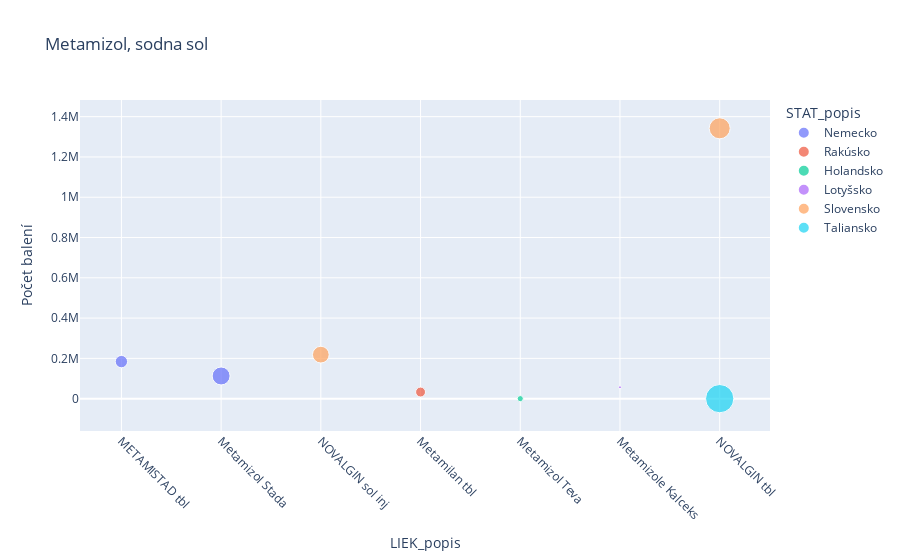

Notebook source saved alongside this figure:
### Code cell
fig = px.scatter(metamizol, x='LIEK_popis', y='Počet balení', size='Cena úhrada_PAC/bal', color='STAT_popis', title='Metamizol, sodna sol')
fig.update_xaxes(tickangle=45)
fig.show()

### Figure 1 — Plotly figure (JSON) as saved in the notebook; plotly's stock layout.template omitted (floating-point values rounded to 4 significant figures)
{"data": [{"hovertemplate": "STAT_popis=Nemecko<br>LIEK_popis=%{x}<br>Počet balení=%{y}<br>Cena úhrada_PAC/bal=%{marker.size}<extra></extra>", "legendgroup": "Nemecko", "marker": {"color": "#636efa", "size": [0.4043, 0.855, 0], "sizemode": "area", "sizeref": 0.0053, "symbol": "circle"}, "mode": "markers", "name": "Nemecko", "orientation": "v", "showlegend": true, "type": "scatter", "x": ["METAMISTAD tbl", "Metamizol Stada", "NOVALGIN sol inj"], "xaxis": "x", "y": [183800.0, 112600.0, 3], "yaxis": "y"}, {"hovertemplate": "STAT_popis=Rakúsko<br>LIEK_popis=%{x}<br>Počet balení=%{y}<br>Cena úhrada_PAC/bal=%{marker.size}<extra></extra>", "legendgroup": "Rakúsko", "marker": {"color": "#EF553B", "size": [0.2605], "sizemode": "area", "sizeref": 0.0053, "symbol": "circle"}, "mode": "markers", "name": "Rakúsko", "orientation": "v", "showlegend": true, "type": "scatter", "x": ["Metamilan tbl"], "xaxis": "x", "y": [32680.0], "yaxis": "y"}, {"hovertemplate": "STAT_popis=Holandsko<br>LIEK_popis=%{x}<br>Počet balení=%{y}<br>Cena úhrada_PAC/bal=%{marker.size}<extra></extra>", "legendgroup": "Holandsko", "marker": {"color": "#00cc96", "size": [0.1], "sizemode": "area", "sizeref": 0.0053, "symbol": "circle"}, "mode": "markers", "name": "Holandsko", "orientation": "v", "showlegend": true, "type": "scatter", "x": ["Metamizol Teva"], "xaxis": "x", "y": [1], "yaxis": "y"}, {"hovertemplate": "STAT_popis=Lotyšsko<br>LIEK_popis=%{x}<br>Počet balení=%{y}<br>Cena úhrada_PAC/bal=%{marker.size}<extra></extra>", "legendgroup": "Lotyšsko", "marker": {"color": "#ab63fa", "size": [0.02325], "sizemode": "area", "sizeref": 0.0053, "symbol": "circle"}, "mode": "markers", "name": "Lotyšsko", "orientation": "v", "showlegend": true, "type": "scatter", "x": ["Metamizole Kalceks"], "xaxis": "x", "y": [56520.0], "yaxis": "y"}, {"hovertemplate": "STAT_popis=Slovensko<br>LIEK_popis=%{x}<br>Počet balení=%{y}<br>Cena úhrada_PAC/bal=%{marker.size}<extra></extra>", "legendgroup": "Slovensko", "marker": {"color": "#FFA15A", "size": [0.7421, 1.173], "sizemode": "area", "sizeref": 0.0053, "symbol": "circle"}, "mode": "markers", "name": "Slovensko", "orientation": "v", "showlegend": true, "type": "scatter", "x": ["NOVALGIN sol inj", "NOVALGIN tbl"], "xaxis": "x", "y": [218400.0, 1342000.0], "yaxis": "y"}, {"hovertemplate": "STAT_popis=Taliansko<br>LIEK_popis=%{x}<br>Počet balení=%{y}<br>Cena úhrada_PAC/bal=%{marker.size}<extra></extra>", "legendgroup": "Taliansko", "marker": {"color": "#19d3f3", "size": [2.12], "sizemode": "area", "sizeref": 0.0053, "symbol": "circle"}, "mode": "markers", "name": "Taliansko", "orientation": "v", "showlegend": true, "type": "scatter", "x": ["NOVALGIN tbl"], "xaxis": "x", "y": [2], "yaxis": "y"}], "layout": {"legend": {"itemsizing": "constant", "title": {"text": "STAT_popis"}, "tracegroupgap": 0}, "title": {"text": "Metamizol, sodna sol"}, "xaxis": {"anchor": "y", "domain": [0, 1], "tickangle": 45, "title": {"text": "LIEK_popis"}}, "yaxis": {"anchor": "x", "domain": [0, 1], "title": {"text": "Počet balení"}}}}
